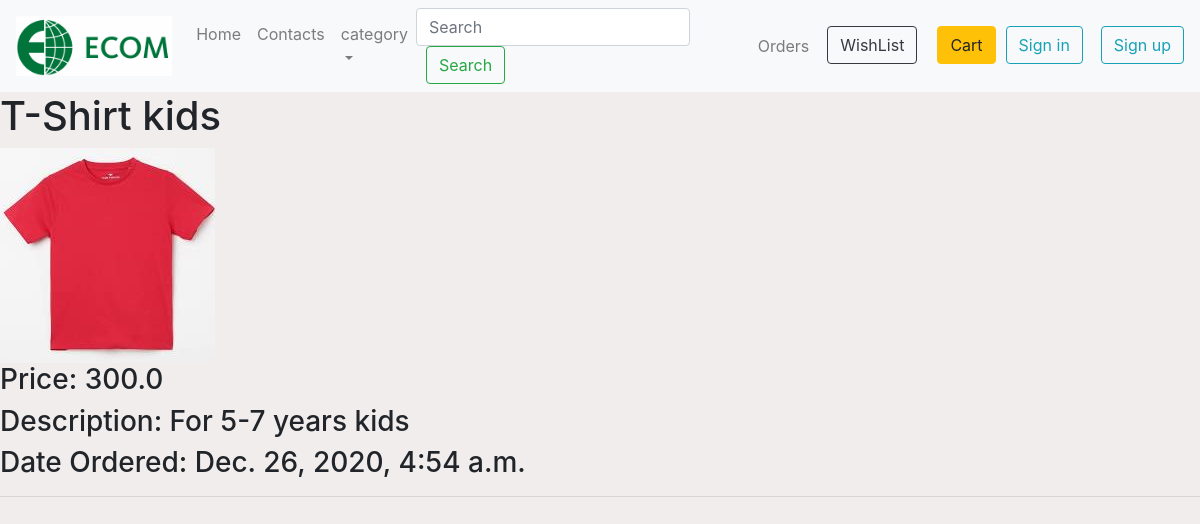
Page /products/3/ on the committed database.
### store/models.py (models this page shows, shortened)
class Product(models.Model):
    category = models.ForeignKey(Category, null = True, blank= True,related_name= 'products', on_delete= models.CASCADE)
    name = models.CharField(max_length=255, null=True)
    slug = models.SlugField(max_length=255, null= True)
    price = models.FloatField( null=True)
    image = models.ImageField( null = True, blank= True)
    description = models.CharField(max_length = 200, null = True)
    date_created = models.DateTimeField(auto_now_add = True, null = True)

### store/views.py (the view)
# urls.py: path('products/<slug:slug>/', views.productDetail, name = "product_detail"),
def productDetail(request, slug):
    products = get_object_or_404(Product, slug=slug)
    context = {'products': products}
    return render(request, 'store/details.html', context)

### store/templates/store/details.html
{% extends 'store/main.html' %}
{% load static %}
{% block content %}
    <h1 class = "title">{{products.name}}</h1class></h1>
    <img class = "thumbnail" src = "{{products.image.url}}">
    <h3 class="price">Price: {{products.price}}</h3>
    <h3 class="description">Description: {{products.description}}</h3>
    <h3 class="date_created">Date Ordered: {{products.date_created}}</h3>
{% endblock %}

### static/css/style.css (style rules this page uses)
body { background-color: #f1eded; }

### rows in the picture
Product: name "T-Shirt kids", image (picture), price "300.0", description "For 5-7 years kids", date_created "Dec. 26, 2020, 4:54 a.m."
